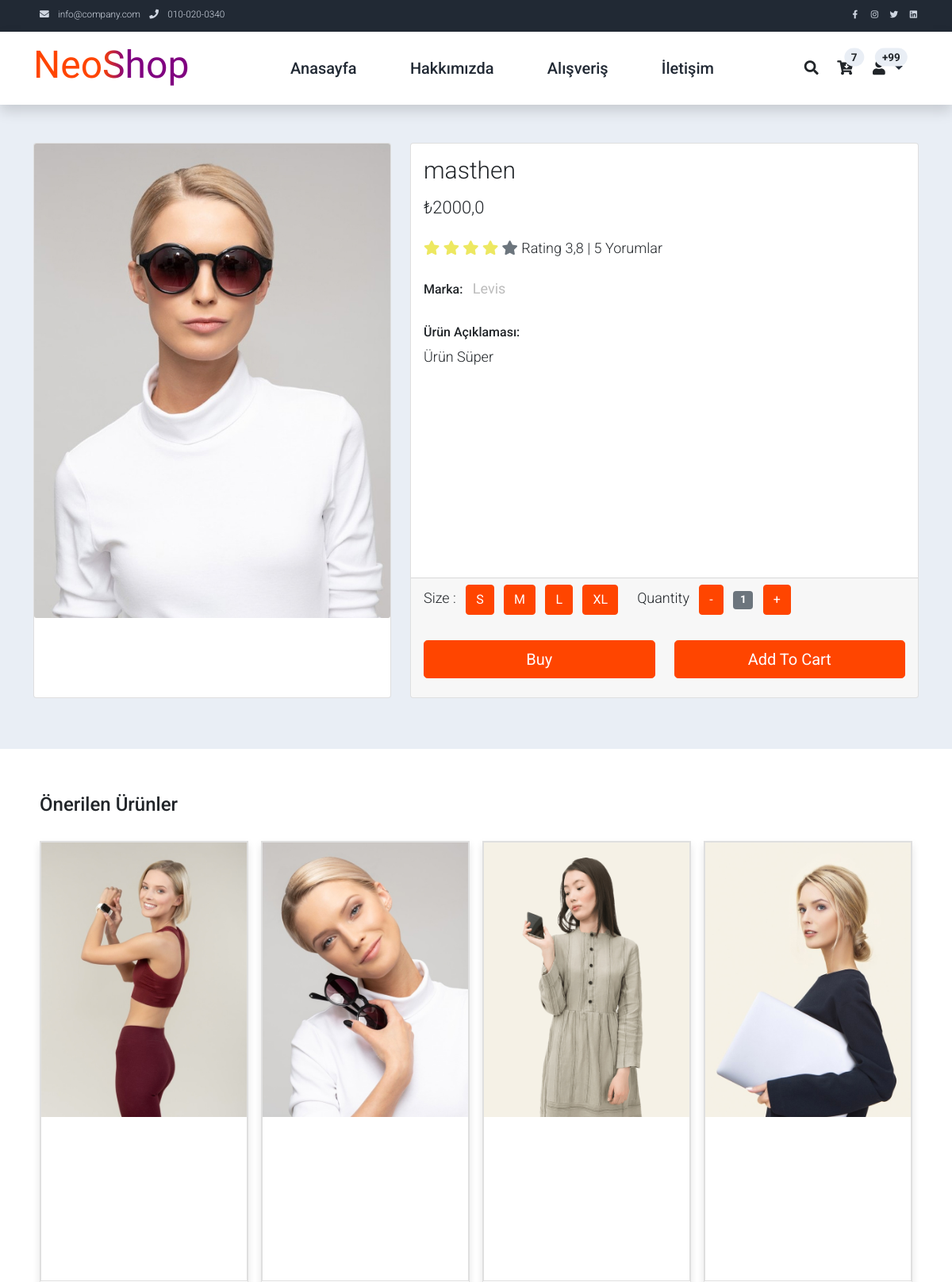
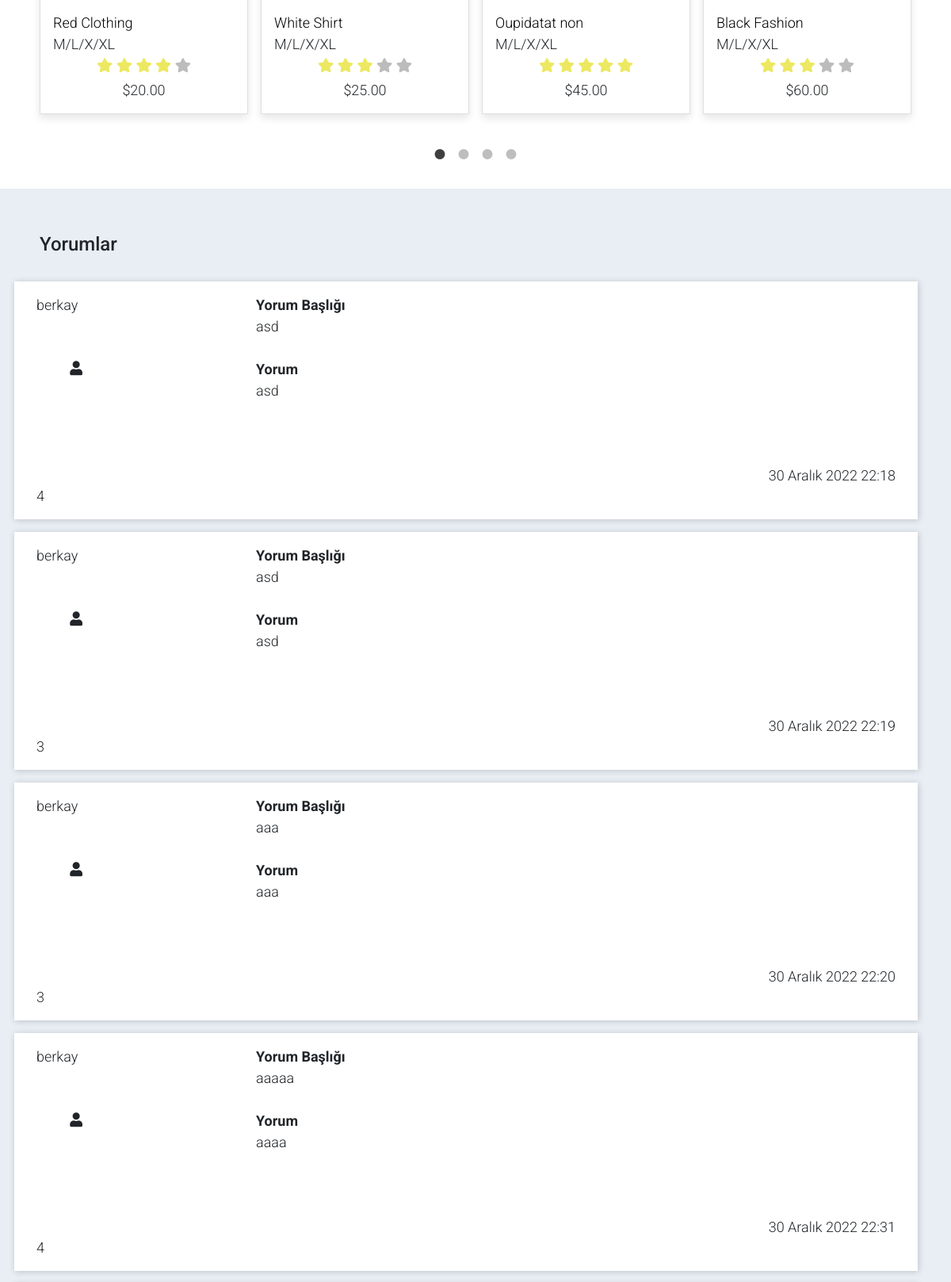
Screenshot of /ürün/1/ (signed in, upper part) with the database file from the repository (2 pictures, top to bottom).
### appMy/models.py (models this page shows, shortened)
class Product(models.Model):
    small = 'S'
    medium = 'M'
    large = 'L'
    xlarge = 'XL'
    xxlarge = 'XXL'
    Size = [
        (small, 'S'),
        (medium, 'M'),
        (large, 'L'),
        (xlarge, 'XL'),
        (xxlarge, 'XXL'),
    ]
    user = models.ForeignKey(User, verbose_name=("Kullanıcı"), on_delete=models.CASCADE)
    category = models.ForeignKey(Category, verbose_name=("Kategori"), on_delete=models.CASCADE, null=True)
    brand = models.ForeignKey(Brand, verbose_name=("Marka"), on_delete=models.CASCADE, null=True)
    title = models.CharField(("Başlık"), max_length=50)
    text = models.TextField(("Ürün Açıklaması"), max_length=500)
    image = models.FileField(("Ürün Resmi"), upload_to='', max_length=100)
    price = models.FloatField(("Fiyat"))
    stok = models.IntegerField(("Ürün Stok Sayısı"),null=True, default=1)
    size = models.CharField(max_length=4,choices=Size,default=medium,null=True)
    popular = models.IntegerField(("Popülerlik"))
    stars = models.FloatField(("Yıldız Ortalaması"))
    commentnum = models.IntegerField(("Yorum Sayısı"))

class Brand(models.Model):
    image = models.FileField(("Marka Logosu"), upload_to='', max_length=100, null=True)
    title = models.CharField(("Marka"), max_length=50)
    def __str__(self):
        return self.title

class Comment(models.Model):
    productid = models.ForeignKey(Product, verbose_name=("Yorum Yapılan Ürün"), on_delete=models.CASCADE)
    user = models.ForeignKey(User, verbose_name=("Yorum Yapan Kullanıcı"), on_delete=models.CASCADE)
    title = models.CharField(("Yorum Başlığı"), max_length=50)
    text = models.TextField(("Yorum"))
    date_now = models.DateTimeField(("Paylaşma Tarihi"), auto_now_add=True)
    star = models.IntegerField(("Yıldız"))

### appMy/views.py (called while the page is built, shortened)
def ShopSingle(request,id):
    page_title = 'Ürün Detayı'
    product = get_object_or_404(Product, id=id)
    comments = Comment.objects.filter(productid=id) # ürüne yapılan yorumlar
    sumstar = 0
    context = {
        "product": product,
        "comments": comments,
        'page_title': page_title,
    }
    return render(request, 'shop-single.html', context)

### appMy/templates/shop-single.html (shortened to what this page needs)
{% extends 'base.html' %}
{% load static %}
{% block csslink %}
<link rel="stylesheet" type="text/css" href="{% static 'css/slick.min.css' %}">
<link rel="stylesheet" type="text/css" href="{% static 'css/slick-theme.css' %}">
{% endblock csslink %}
{% block body %}
    <section class="bg-light">
        <div class="container pb-5">
            <div class="row">
                <div class="col-lg-5 mt-5">
                    <div class="card mb-3">
                        <img class="card-img img-fluid" src="{{ product.image.url }}" alt="Card image cap" id="product-detail">
                    </div>
                </div>
                <div class="col-lg-7 mt-5">
                    <div class="card" style="">
                        <div class="card-body">
                            <h1 class="h2">{{ product.title }}</h1>
                            <p class="h3 py-2">₺{{ product.price }}</p>
                            <p class="py-2">
                                <i class="fa fa-star text-warning"></i>
                                <i class="fa fa-star text-warning"></i>
                                <i class="fa fa-star text-warning"></i>
                                <i class="fa fa-star text-warning"></i>
                                <i class="fa fa-star text-secondary"></i>
                                <span class="list-inline-item text-dark">Rating {{ product.stars }} | {{ product.commentnum }} Yorumlar</span>
                            </p>
                            <ul class="list-inline">
                                <li class="list-inline-item">
                                    <h6>Marka:</h6>
                                </li>
                                <li class="list-inline-item">
                                    <p class="text-muted"><strong>{{ product.brand }}</strong></p>
                                </li>
                            </ul>
                            <h6>Ürün Açıklaması:</h6>
                            <p>{{ product.text }}</p>
                        </div>
                        <div class="card-footer">
                            <form action="" method="POST">
                                <div class="row">
                                    <div class="col-auto">
                                        <ul class="list-inline pb-3">
                                            <li class="list-inline-item">Size :
                                            </li>
                                            <li class="list-inline-item"><span class="btn btn-success btn-size">S</span></li>
                                            <li class="list-inline-item"><span class="btn btn-success btn-size">M</span></li>
                                            <li class="list-inline-item"><span class="btn btn-success btn-size">L</span></li>
                                            <li class="list-inline-item"><span class="btn btn-success btn-size">XL</span></li>
                                        </ul>
                                    </div>
                                    <div class="col-auto">
                                        <ul class="list-inline pb-3">
                                            <li class="list-inline-item text-right">
                                                Quantity
                                            </li>
                                            <li class="list-inline-item"><span class="btn btn-success" id="btn-minus">-</span></li>
                                            <li class="list-inline-item"><span class="badge bg-secondary" id="var-value">1</span></li>
                                            <li class="list-inline-item"><span class="btn btn-success" id="btn-plus">+</span></li>
                                        </ul>
                                    </div>
                                </div>
                                <div class="row pb-3">
                                    <div class="col d-grid">
                                        <button type="submit" class="btn btn-success btn-lg" name="submit" value="buy">Buy</button>
                                    </div>
                                    <div class="col d-grid">
                                        <button type="submit" class="btn btn-success btn-lg" name="submit" value="addtocard">Add To Cart</button>
                                    </div>
                                </div>
                            </form>
                        </div>
                    </div>
                </div>
            </div>
        </div>
    </section>
    <section class="py-5">
        <div class="container">
            <div class="row text-left p-2 pb-3">
                <h4>Önerilen Ürünler</h4>
            </div>
            <div id="carousel-related-product">
                <div class="p-2 pb-3">
                    <div class="product-wap card rounded-0">
                        <div class="card rounded-0">
                            <img class="card-img rounded-0 img-fluid" src="{% static 'img/shop_08.jpg' %}">
                        </div>
                        <div class="card-body">
                            <a href="shop-single.html" class="h3 text-decoration-none">Red Clothing</a>
                            <ul class="w-100 list-unstyled d-flex justify-content-between mb-0">
                                <li>M/L/X/XL</li>
                            </ul>
                            <ul class="list-unstyled d-flex justify-content-center mb-1">
                                <li>
                                    <i class="text-warning fa fa-star"></i>
                                    <i class="text-warning fa fa-star"></i>
                                    <i class="text-warning fa fa-star"></i>
                                    <i class="text-warning fa fa-star"></i>
                                    <i class="text-muted fa fa-star"></i>
                                </li>
                            </ul>
                            <p class="text-center mb-0">$20.00</p>
                        </div>
                    </div>
                </div>
                <div class="p-2 pb-3">
                    <div class="product-wap card rounded-0">
                        <div class="card rounded-0">
                            <img class="card-img rounded-0 img-fluid" src="{% static 'img/shop_09.jpg' %}">
                        </div>
                        <div class="card-body">
                            <a href="shop-single.html" class="h3 text-decoration-none">White Shirt</a>
                            <ul class="w-100 list-unstyled d-flex justify-content-between mb-0">
                                <li>M/L/X/XL</li>
                            </ul>
                            <ul class="list-unstyled d-flex justify-content-center mb-1">
                                <li>
                                    <i class="text-warning fa fa-star"></i>
                                    <i class="text-warning fa fa-star"></i>
                                    <i class="text-warning fa fa-star"></i>
                                    <i class="text-muted fa fa-star"></i>
                                    <i class="text-muted fa fa-star"></i>
                                </li>
                            </ul>
                            <p class="text-center mb-0">$25.00</p>
                        </div>
                    </div>
                </div>
                <div class="p-2 pb-3">
                    <div class="product-wap card rounded-0">
                        <div class="card rounded-0">
                            <img class="card-img rounded-0 img-fluid" src="{% static 'img/shop_10.jpg' %}">
                        </div>
                        <div class="card-body">
                            <a href="shop-single.html" class="h3 text-decoration-none">Oupidatat non</a>
                            <ul class="w-100 list-unstyled d-flex justify-content-between mb-0">
                                <li>M/L/X/XL</li>
                            </ul>
                            <ul class="list-unstyled d-flex justify-content-center mb-1">
                                <li>
                                    <i class="text-warning fa fa-star"></i>
                                    <i class="text-warning fa fa-star"></i>
                                    <i class="text-warning fa fa-star"></i>
                                    <i class="text-warning fa fa-star"></i>
                                    <i class="text-warning fa fa-star"></i>
                                </li>
                            </ul>
                            <p class="text-center mb-0">$45.00</p>
                        </div>
                    </div>
                </div>
                <div class="p-2 pb-3">
                    <div class="product-wap card rounded-0">
                        <div class="card rounded-0">
                            <img class="card-img rounded-0 img-fluid" src="{% static 'img/shop_11.jpg' %}">
                        </div>
                        <div class="card-body">
                            <a href="shop-single.html" class="h3 text-decoration-none">Black Fashion</a>
                            <ul class="w-100 list-unstyled d-flex justify-content-between mb-0">
                                <li>M/L/X/XL</li>
                            </ul>
                            <ul class="list-unstyled d-flex justify-content-center mb-1">
                                <li>
                                    <i class="text-warning fa fa-star"></i>
                                    <i class="text-warning fa fa-star"></i>
                                    <i class="text-warning fa fa-star"></i>
                                    <i class="text-muted fa fa-star"></i>
                                    <i class="text-muted fa fa-star"></i>
                                </li>
                            </ul>
                            <p class="text-center mb-0">$60.00</p>
                        </div>
                    </div>
                </div>
            </div>
        </div>
    </section>
    <section class="py-5 bg-light">
        <div class="container">
            <div class="row text-left p-2 pb-3">
                <h4>Yorumlar</h4>
            </div>
            <div class="row">
                {% for com in comments %}
                <div class="row col-12 p-3 bg-white my-2" style="min-height: 300px; box-shadow: 1px 1px 8px #00000030;">
                    <div class="col-3 d-flex flex-column justify-content-between">
                        <div>{{ com.user }}</div>
                        <i class="fa fa-fw fa-user text-dark mr-3" style="width: 100px; height: 100px;"></i>
                        <div>{{ com.star }}</div>
                    </div>
                    <div class="col">
                        <div class="fw-bold">Yorum Başlığı</div>
                        <div style="height: 20%;">{{ com.title }}</div>
                        <div class="fw-bold">Yorum</div>
                        <div style="height: 40%;">{{ com.text }}</div>
                        <div class="d-flex justify-content-end"><span>{{ com.date_now }}</span></div>
                    </div>
                </div>
                {% endfor %}
            </div>
        </div>
    </section>
{% endblock body %}

### appMy/static/css/templatemo.css (style rules this page uses)
body, ul, li, p, a, label, input, div { font-family: 'Roboto', sans-serif; font-size: 18px !important; font-weight: 300 !important; }
.h2 { font-family: 'Roboto', sans-serif; font-size: 30px !important; font-weight: 300; }
.h3 { font-family: 'Roboto', sans-serif; font-size: 22px !important; }
.text-warning { color: #ede861 !important; }
.text-muted { color: #bcbcbc !important; }
.bg-light { background-color: #e9eef5 !important; }
.btn-success { background-color: orangered !important; border-color: orangered !important; }
.product-wap { box-shadow: 0px 5px 10px 0px rgba(0, 0, 0, 0.10); }
.card.product-wap a { color: #000; }

### appMy/static/css/custom.css (style rules this page uses)
a { text-decoration: none !important; }
.card { height: 700px; display: flex; flex-direction: column; justify-content: space-between; }

### rows the page displays
Product: image (picture), title "masthen", price "2000,0", stars "3,8", commentnum "5", brand "Levis", text "Ürün Süper"
Comment: user "berkay", star "4", title "asd", text "asd", date_now "30 Aralık 2022 22:18"
Comment: user "berkay", star "3", title "asd", text "asd", date_now "30 Aralık 2022 22:19"
Comment: user "berkay", star "3", title "aaa", text "aaa", date_now "30 Aralık 2022 22:20"
Comment: user "berkay", star "4", title "aaaaa", text "aaaa", date_now "30 Aralık 2022 22:31"
